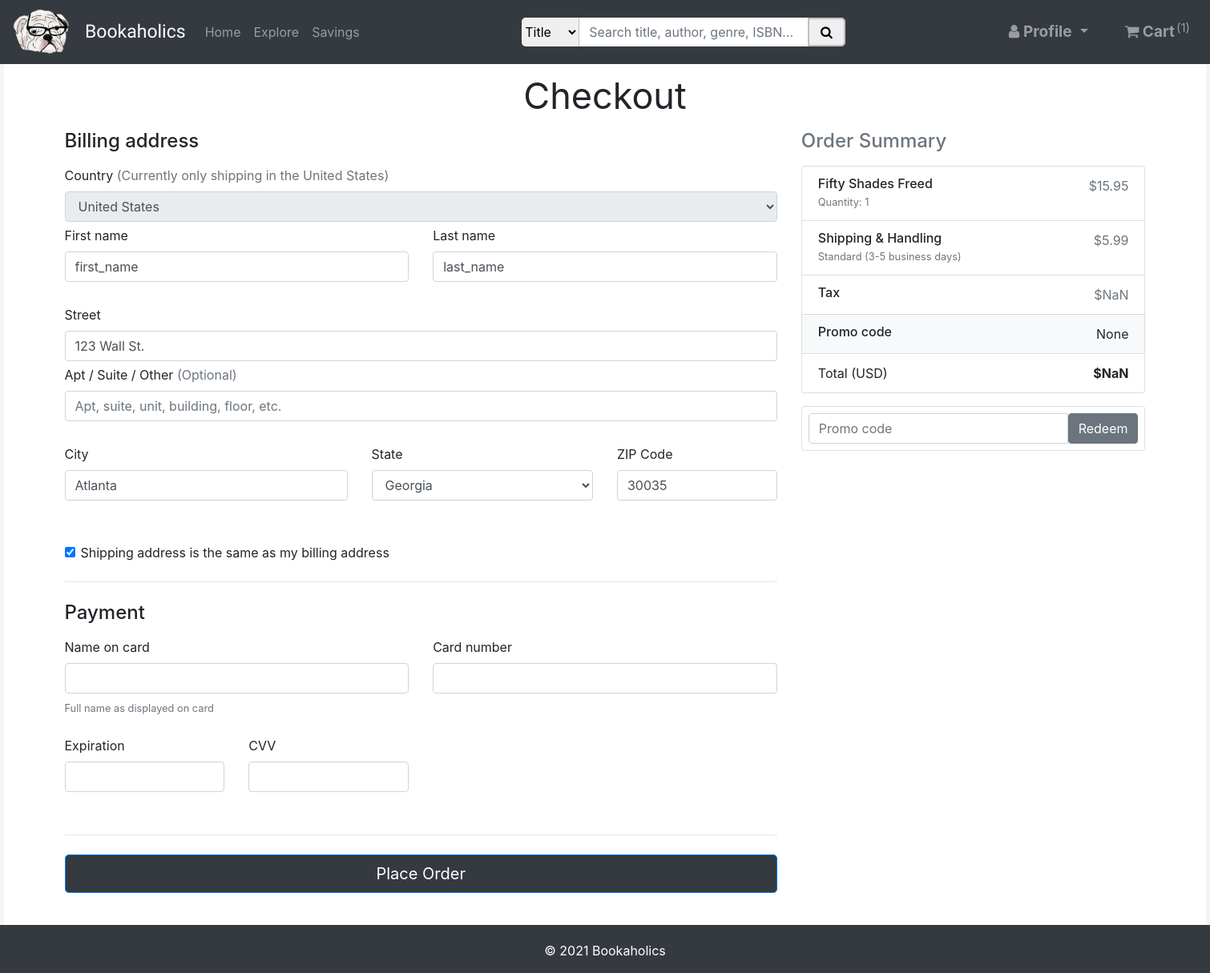
The app's page /checkout (signed in) with its own data.
### bookstore/models.py (models this page shows, shortened)
class Book(models.Model):
    title = models.CharField(max_length=100)
    author = models.CharField(max_length=100)
    description = models.TextField()
    image = models.CharField(max_length=500)
    year = models.CharField(max_length=4)
    price = models.DecimalField(max_digits=4, decimal_places=2, default=10.00)
    isbn = models.CharField(max_length=13)
    genre = models.CharField(max_length=20, default="Fiction")
    rating = models.IntegerField(default=4)

class User(AbstractBaseUser, PermissionsMixin):
    email = models.EmailField(_('email address'), unique=True)
    first_name = models.CharField(max_length=20)
    last_name = models.CharField(max_length=20)
    phone = models.CharField(max_length=10, null=True, blank=True)
    street = models.CharField(max_length=255, null=True, blank=True)
    city = models.CharField(max_length=255, null=True, blank=True)
    state = models.CharField(max_length=255, null=True, blank=True)
    zip_code = models.CharField(max_length=5, null=True, blank=True)
    card_name = encrypt(models.CharField(max_length=255, null=True, blank=True))
    card_num = encrypt(models.CharField(max_length=16, null=True, blank=True))
    card_exp = encrypt(models.CharField(max_length=5, null=True, blank=True))
    card_code = encrypt(models.CharField(max_length=3, null=True, blank=True))
    is_staff = models.BooleanField(default=False)
    is_active = models.BooleanField(default=False)
    is_suspended = models.BooleanField(default=False)
    is_subscribed = models.BooleanField(default=False)
    objects = UserAccountManager()
    USERNAME_FIELD = 'email'
    REQUIRED_FIELDS = ['first_name', 'last_name', 'phone', 'street', 'city', 'state', 'zip_code', 'card_name', 'card_num', 'card_exp', 'card_code', 'is_staff', 'is_active', 'is_suspended', 'is_subscribed']

### bookstore/views.py (the view)
# urls.py: path('checkout', views.checkout, name='bookstore-checkout'),
@login_required
def checkout(request):
    cart = CartItem.objects.filter(cart=Cart.objects.get(user=request.user.id))
    items = {}
    subtotal = 0
    for item in cart:
        total = item.book.price * item.quantity
        items[item] = {
            'book': item.book,
            'quantity': item.quantity,
            'total': total,
            'cart': item.cart
        }
        subtotal += total
    if not bool(items):
        messages.info(request, "You can't checkout with an empty cart")
        return redirect('bookstore-home')
    context = {
        'title': 'Shopping Cart',
        'cartCount': getCartCount(request),
        'cart': items,
        'subtotal': subtotal,
    }
    return render(request, 'bookstore/checkout.html', context)

### bookstore/views.py (called while the page is built)
def getCartCount(request):
    if request.user.is_authenticated:
        return CartItem.objects.filter(cart=Cart.objects.get(user=request.user.id)).aggregate(Sum('quantity'))['quantity__sum']
    else:
        return ''

### bookstore/templates/bookstore/checkout.html (shortened to what this page needs)
{% extends "bookstore/base.html" %}
{% load static %}
{% block content %}
	{% block style %}
	<link rel="stylesheet" href="{% static 'bookstore/css/checkout.css' %}">
	{% endblock style %}
	<div class="container-fluid" id="content">
		<h1 id="title">Checkout</h1>
		<form method="POST" action="/place_order" id="checkout-form">
			<div class="row g-3">
				<div class="col-md-5 col-lg-4 order-md-last">
					<h4 class="d-flex justify-content-between align-items-center mb-3">
						<span class="text-muted">Order Summary</span>
					</h4>
					<ul class="list-group mb-3">
						{% for item in cart.values %}
						<li class="list-group-item d-flex justify-content-between lh-sm">
							<div>
								<h6 class="my-0">{{ item.book.title }}</h6>
								<small class="text-muted">Quantity: {{ item.quantity }}</small>
							</div>
							<span class="text-muted">${{ item.total }}</span>
						</li>
						{% endfor %}
						<li class="list-group-item d-flex justify-content-between lh-sm">
							<div>
								<h6 class="my-0">Shipping & Handling</h6>
								<small class="text-muted">Standard (3-5 business days)</small>
							</div>
							<span class="text-muted">$5.99</span>
						</li>
						<li class="list-group-item d-flex justify-content-between lh-sm">
							<div>
								<h6 class="my-0">Tax</h6>
							</div>
							<span class="text-muted">$<span id="tax"></span></span>
						</li>
						<li class="list-group-item d-flex justify-content-between bg-light" id="promo-code-block">
							<div>
								<h6 class="my-0">Promo code</h6>
							</div>
							<span id="promo-code-discount">None</span>
						</li>
						<li class="list-group-item d-flex justify-content-between">
							<span>Total (USD)</span>
							<strong>$<span id="total">{{ subtotal }}</span></strong>
						</li>
					</ul>
					<div class="card p-2">
						<div class="input-group">
							<input type="text" class="form-control" placeholder="Promo code" id="promo_code"
								onclick="clearPromoError()">
							<span id="redeem-button" class="btn btn-secondary"
								onclick="redeemCode()">Redeem</span>
						</div>
					</div>
				</div>
				<div class="col-md-7 col-lg-8">
					<h4 class="mb-3">Billing address</h4>
					<div>
						<label for="country" class="form-label">Country <span class="text-muted">(Currently only shipping in
								the United States)</span></label>
						<select class="form-control checkout-input" id="country" disabled name="country">
							<option selected>United States</option>
						</select>
					</div>
					<div class="row g-3">
						<div class="col-sm-6">
							<label for="firstName" class="form-label">First name</label>
							<input type="text" class="form-control checkout-input" id="first_name" onclick="clearFirstName()"placeholder=""
								value="{{ request.user.first_name }}" required name="first_name">
								<br>
						</div>
						<div class="col-sm-6">
							<label for="lastName" class="form-label">Last name</label>
							<input type="text" class="form-control checkout-input" id="last_name" onclick="clearLastName()" placeholder=""
								value="{{ request.user.last_name }}" required name="last_name">
								<br>
						</div>
						<div class="col-12">
							<label for="address" class="form-label">Street</label>
							{% if request.user.street %}
							<input type="text" class="form-control checkout-input" id="street" onclick="clearStreet()"
								value="{{ request.user.street }}" required name="street">
							{% else %}
							<input type="text" class="form-control checkout-input" id="street" onclick="clearStreet()"
								placeholder="Street address or P.O. Box" required name="street">
								<span class="error-msg" id="street-error"></span><br>
							{% endif %}
						</div>
						<div class="col-12">
							<label for="address2" class="form-label">Apt / Suite / Other <span
									class="text-muted">(Optional)</span></label>
							{% if request.user.address2 %}
							<input type="text" class="form-control checkout-input" id="address2"
								value="{{ request.user.address2 }}">
								<span class="error-msg" id="street-error"></span><br>
							{% else %}
							<input type="text" class="form-control checkout-input" id="address2"
								placeholder="Apt, suite, unit, building, floor, etc.">
								<br>
							{% endif %}
						</div>
						<div class="col-md-5">
							<label for="city" class="form-label">City</label>
							{% if request.user.city %}
							<input type="text" class="form-control checkout-input" id="city" value="{{ request.user.city }}" onclick="clearCity()"
								required name="city">
								<br>
							{% else %}
							<input type="text" class="form-control checkout-input" id="city" onclick="clearCity()" required name="city">
							{% endif %}
						</div>
						<div class="col-md-4">
							<label for="state" class="form-label">State</label>
							<select class="form-control checkout-input" id="state" name="state" required>
								<option value="GA">Georgia</option>
							</select>
						</div>
						<div class="col-md-3">
							<label for="zip" class="form-label">ZIP Code</label>
							{% if request.user.zip_code %}
							<input type="text" class="form-control checkout-input" id="zip_code"  onclick="clearZipCode()"
								value="{{ request.user.zip_code }}" required name="zip_code">
								<br>
							{% else %}
							<input type="text" class="form-control checkout-input" id="zip_code"  onclick="clearZipCode()" name="zip_code" required>
							{% endif %}
						</div>
					</div><br>
					<div class="form-check">
						<input type="checkbox" class="form-check-input checkout-input" id="same-address" checked>
						<label class="form-check-label" for="same-address">Shipping address is the same as my billing
							address</label>
					</div>
					<hr class="my-4">
					<h4 class="mb-3">Payment</h4>
					<div class="row gy-3">
						<div class="col-md-6">
							<label for="cc-name" class="form-label">Name on card</label>
							{% if request.user.card_name %}
							<input type="text" class="form-control checkout-input" id="card_name" onclick="clearCardName()"
								value="{{ request.user.card_name }}" name="card_name" required>
								<small class="text-muted credit-name" style="margin-top:-10px;">Full name as displayed on card</small><br>
								<span class="error-msg" id="card-name-error"></span><br>
							{% else %}
							<input type="text" class="form-control checkout-input" name="card_name" id="card_name" onclick="clearCardName()" required>
							<small class="text-muted credit-name" style="margin-top:-10px;">Full name as displayed on card</small><br>
                            <br>
							{% endif %}
						</div>
						<div class="col-md-6">
							<label for="cc-number" class="form-label">Card number</label>
							{% if request.user.card_num %}
							<input type="text" class="form-control checkout-input" name="card_num" id="card_num" onclick="clearCardNum()"
								value="{{ request.user.card_num }}" required>
								<span class="error-msg" id="card-num-error"></span><br>
							{% else %}
							<input type="text" class="form-control checkout-input" id="card_num" name="card_num" onclick="clearCardNum()" required>
                            <br>
							{% endif %}
						</div>
						<div class="col-md-3">
							<label for="cc-expiration" class="form-label">Expiration</label>
							{% if request.user.card_exp %}
							<input type="text" class="form-control checkout-input" id="card_exp" name="card_exp" onclick="clearCardExp()"
								value="{{ request.user.card_exp }}" required>
								<span class="error-msg" id="card-exp-error"></span><br>
							{% else %}
							<input type="text" class="form-control checkout-input" id="card_exp" name="card_exp" onclick="clearCardExp()" required>
                            <br>
							{% endif %}
						</div>
						<div class="col-md-3">
							<label for="cc-cvv" class="form-label">CVV</label>
							{% if request.user.card_code %}
							<input type="text" class="form-control checkout-input" name="card_code" id="card_code" onclick="clearCardCode()"
								value="{{ request.user.card_code }}" required>
								<span class="error-msg" id="card-code-error"></span><br>
							{% else %}
							<input type="text" class="form-control checkout-input" name="card_code" id="card_code" onclick="clearCardCode()" required>
                            <br>
							{% endif %}
						</div>
					</div>
					<hr class="my-4">
					<button class="w-100 btn btn-primary btn-lg bg-dark" id="order-button">Place Order</button>
				</div>
			</div>
		</form>
	</div>
{% endblock content %}

### bookstore/static/bookstore/css/base.css (style rules this page uses)
html, body { width: 100%; height: 100%; margin: 0; padding: 0; background-color: whitesmoke; }
body { margin-bottom: 60px; }
#content { width: 80%; height: 100; padding: 0 5% 0 5%; margin-left: auto; margin-right: auto; background-color: white; }

### bookstore/static/bookstore/css/checkout.css (style rules this page uses)
#content { min-height: 100%; width: 1500px; padding-bottom: 100px; }
#title { padding: 13px 0px 7px 0; text-align: center; font-weight: normal; font-size: 45px; }
.checkout-input { margin-bottom: 5px; }

### records on screen
Book: book "Fifty Shades Freed", quantity "1", total "15.95"
User: first_name "first_name", last_name "last_name", street "123 Wall St.", city "Atlanta", zip_code "30035"

### other values on screen
{{ cartCount }} "1"
